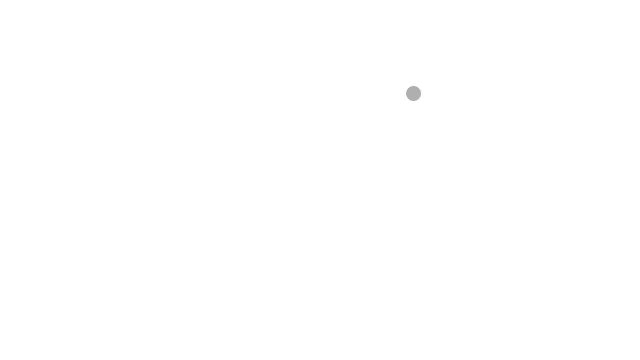
Frame 1 (no input)
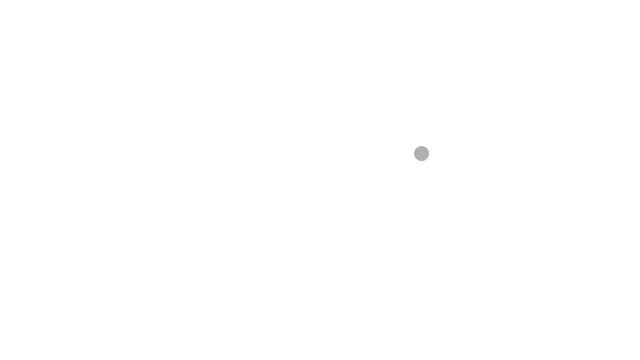
Frame 60 (the mouse pressed at the canvas centre just before this capture)
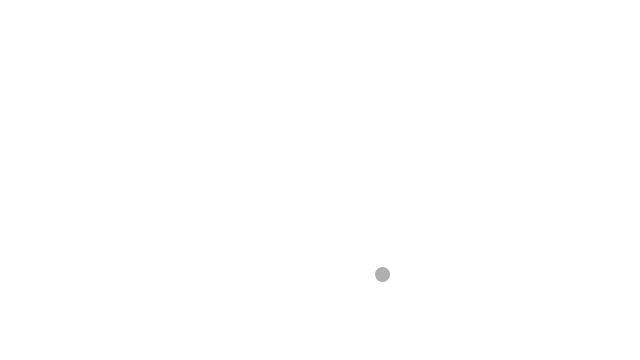
Frame 120 (the mouse held since frame 60 and released just before this capture)

The Processing sketch that drew these frames (run headless with seeded random() and noise(); from frame 60 on, the mouse is pressed at the canvas centre):

// Processing sketch: mover_test
// ── mover_test.pde
Mover mover;

void setup() {
	size(640, 360);
	background(255);
	mover = new Mover();
}

void draw() {
	background(255);

	mover.update();
	mover.display();
	mover.checkEdge();
}
// ── Mover.pde
class Mover  {
	PVector location;
	PVector velocity;
	PVector acceleration;
	float topSpeed = 30;

	//for parlin
	PVector t = new PVector(0, 10000);

	public Mover () {
		location = new PVector(random(width), random(height));
		// acceleration = new PVector(-0.1, 0.1);
		acceleration = PVector.random2D();
		velocity = new PVector(0, 0);
	}

	void update() {
		// acceleration = PVector.random2D();
		acceleration.x = map(noise(t.x), 0, 1, -0.1, 0.1);
		acceleration.y = map(noise(t.y), 0, 1, -0.1, 0.1);
		t.x += 0.01;
		t.y += 0.01;

		velocity.add(acceleration);
		velocity.limit(topSpeed);
		location.add(velocity);
	}

	void display() {
		stroke(255);
		fill(175);
		ellipse(location.x, location.y, 16, 16);
	}
	void checkEdge() {
		if ((location.x > width) || location.x < 0) {
			velocity.x *= -1;
			acceleration.x *= -1;
		}
		if ((location.y > height) || location.y < 0) {
			velocity.y *= -1;
			acceleration.y *= -1;
		}
	}

}
